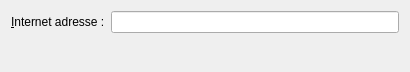
<?xml version="1.0" encoding="UTF-8"?>
<ui version="4.0">
 <class>WebPluginProjectPropertyForm</class>
 <widget class="QWidget" name="WebPluginProjectPropertyForm">
  <property name="geometry">
   <rect>
    <x>0</x>
    <y>0</y>
    <width>410</width>
    <height>72</height>
   </rect>
  </property>
  <property name="windowTitle">
   <string>Web module property</string>
  </property>
  <layout class="QFormLayout" name="formLayout">
   <item row="0" column="0">
    <widget class="QLabel" name="label">
     <property name="text">
      <string>&amp;Internet adresse :</string>
     </property>
     <property name="buddy">
      <cstring>m_internetAdresseLineEdit</cstring>
     </property>
    </widget>
   </item>
   <item row="0" column="1">
    <widget class="QLineEdit" name="m_internetAdresseLineEdit"/>
   </item>
  </layout>
 </widget>
 <resources/>
 <connections/>
</ui>
